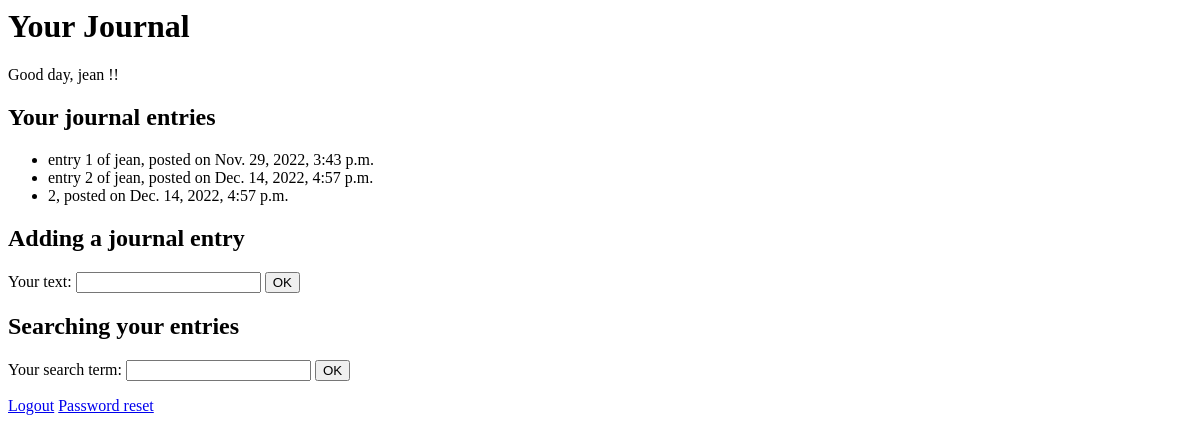
Before: /entries/ (signed in) with the older database file.
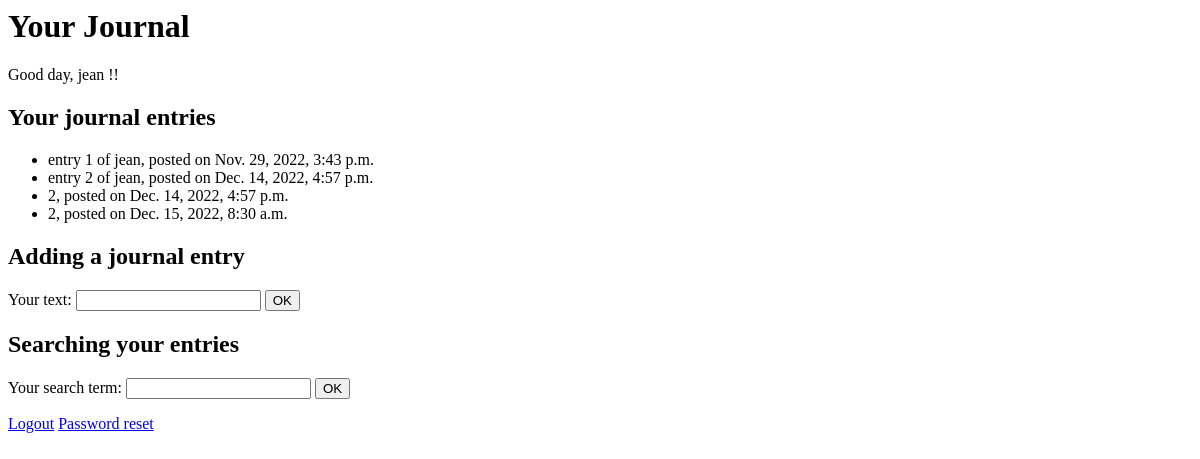
After: the same page with the newer database file.
### entries/models.py (models this page shows, shortened)
class JournalEntry(models.Model):
    user = models.ForeignKey(User, on_delete=models.CASCADE, default=1)
    journalentry_text = models.CharField(max_length=200)
    entry_date = models.DateTimeField('entry date')
    sensitive_data = encrypt(models.CharField(max_length=10, default="hello"))

### entries/views.py (the view)
# urls.py: path('', views.IndexView.as_view(), name='index'),
class IndexView(LoginRequiredMixin,generic.ListView):
    template_name = 'entries/index.html'
    context_object_name = 'entries_list'
    def get_queryset(self):
        return JournalEntry.objects.filter(user=self.request.user)

### entries/templates/entries/index.html (shortened to what this page needs)
<h1>Your Journal</h1>
{% if user.is_authenticated %}
   <p>Good day, {{ user.get_username }} !!</p>
{% endif %}
<h2>Your journal entries</h2>
{% if entries_list %}
    <ul>
    {% for entry in entries_list %}
        <li>{{ entry.journalentry_text }}, posted on {{ entry.entry_date }}</a></li>
    {% endfor %}
    </ul>
{% else %}
    <p>No journal entries are available.</p>
{% endif %}
<h2>Adding a journal entry</h2>
<form action="/entries/new/" method="post">
    <label for="entry_text">Your text: </label>
    <input id="entry_text" type="text" name="entry_text" value="">
    <input type="submit" value="OK">
</form>
<h2>Searching your entries</h2>
<form action="/entries/search/" method="get">
    <label for="search_term">Your search term: </label>
    <input id="search_term" type="text" name="search_term" value="">
    <input type="submit" value="OK">
</form>
<a href ="/accounts/logout/">Logout</a>
<a href ="/accounts/password_reset">Password reset</a>

Changed rows visible on the page:
added JournalEntry: journalentry_text "2", entry_date "Dec. 15, 2022, 8:30 a.m."
